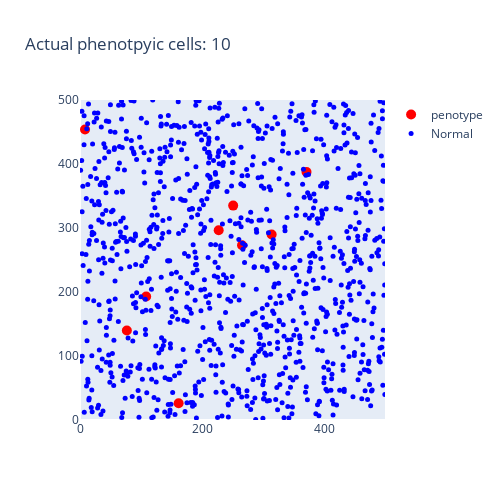

The cell this chart's notebook holds for it:
### Code cell
import plotly.graph_objects as go
pheno_actual = go.Scatter(x = df.loc[df['class']=='pheno','x'],
                          y = df.loc[df['class']=='pheno','y'],
                            mode = 'markers',
                            name = 'penotype',
                            marker = {'color':'red','size':10})
normal_actual = go.Scatter(x = df.loc[df['class']=='normal','x'],
                    y = df.loc[df['class']=='normal','y'],
                    mode = 'markers',
                    name = 'Normal',
                    marker = {'color':'blue','size':5})
                                  
data = [pheno_actual,normal_actual]
layout = go.Layout(title = 'Actual phenotpyic cells: 10',
                   showlegend= True,
                  xaxis={'showgrid':False,'range':[0,500]},
                   yaxis={'showgrid':False,'range':[0,500]},
                   height=500,
                   width = 500
                  )
fig = go.Figure(data = data,layout = layout)
fig.show()

### Figure 1 — Plotly figure (JSON) as saved in the notebook; plotly's stock layout.template omitted (floating-point values rounded to 4 significant figures; data arrays with more than 128 entries replaced by an {"elided": "..."} marker saying what was removed)
{"data": [{"marker": {"color": "red", "size": 10}, "mode": "markers", "name": "penotype", "type": "scatter", "x": [371.4, 108.5, 251.1, 76.8, 8.211, 265.6, 161.7, 314.1, 227.4], "y": [387.5, 192.9, 335.0, 139.9, 453.8, 273.1, 26.27, 289.9, 296.4]}, {"marker": {"color": "blue", "size": 5}, "mode": "markers", "name": "Normal", "type": "scatter", "x": {"elided": "991 float values"}, "y": {"elided": "991 float values"}}], "layout": {"height": 500, "showlegend": true, "title": {"text": "Actual phenotpyic cells: 10"}, "width": 500, "xaxis": {"range": [0, 500], "showgrid": false}, "yaxis": {"range": [0, 500], "showgrid": false}}}
